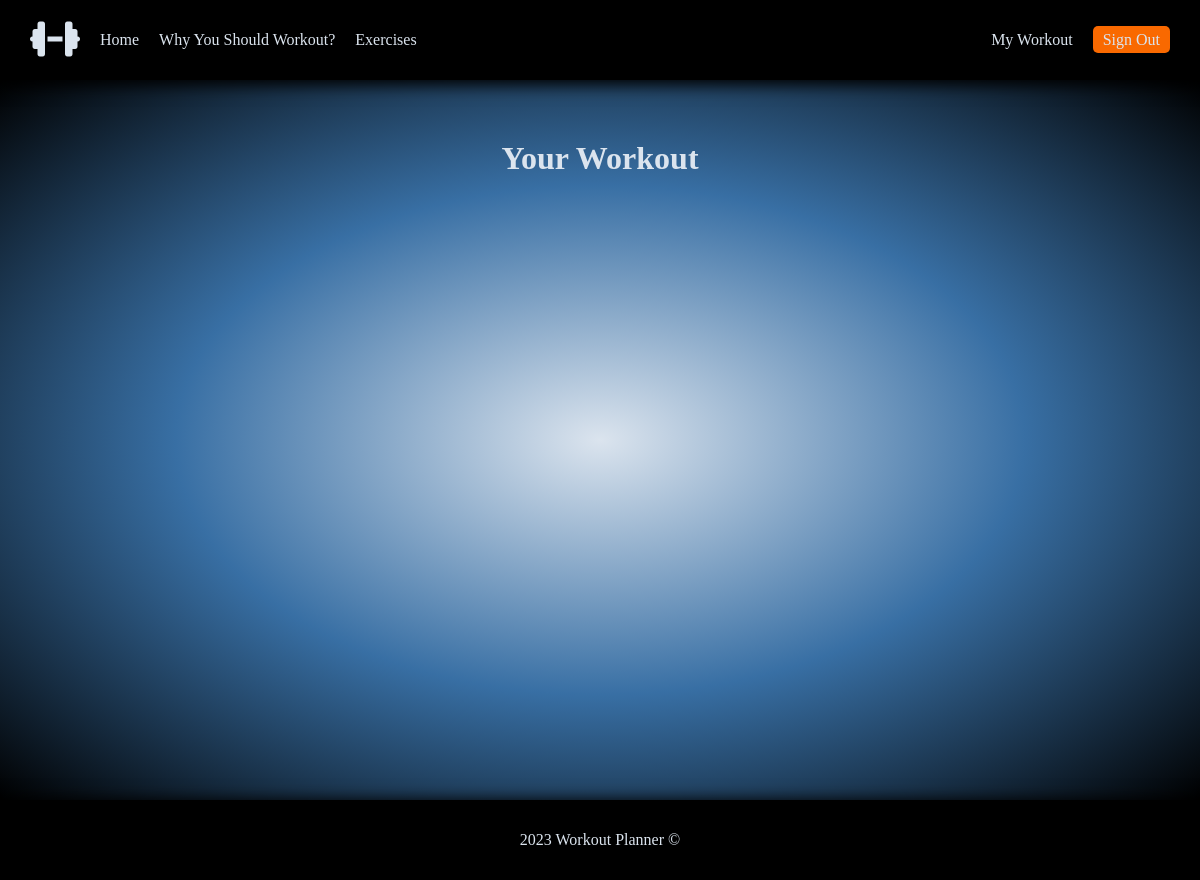
Page /workout (signed in) on the earlier database version.
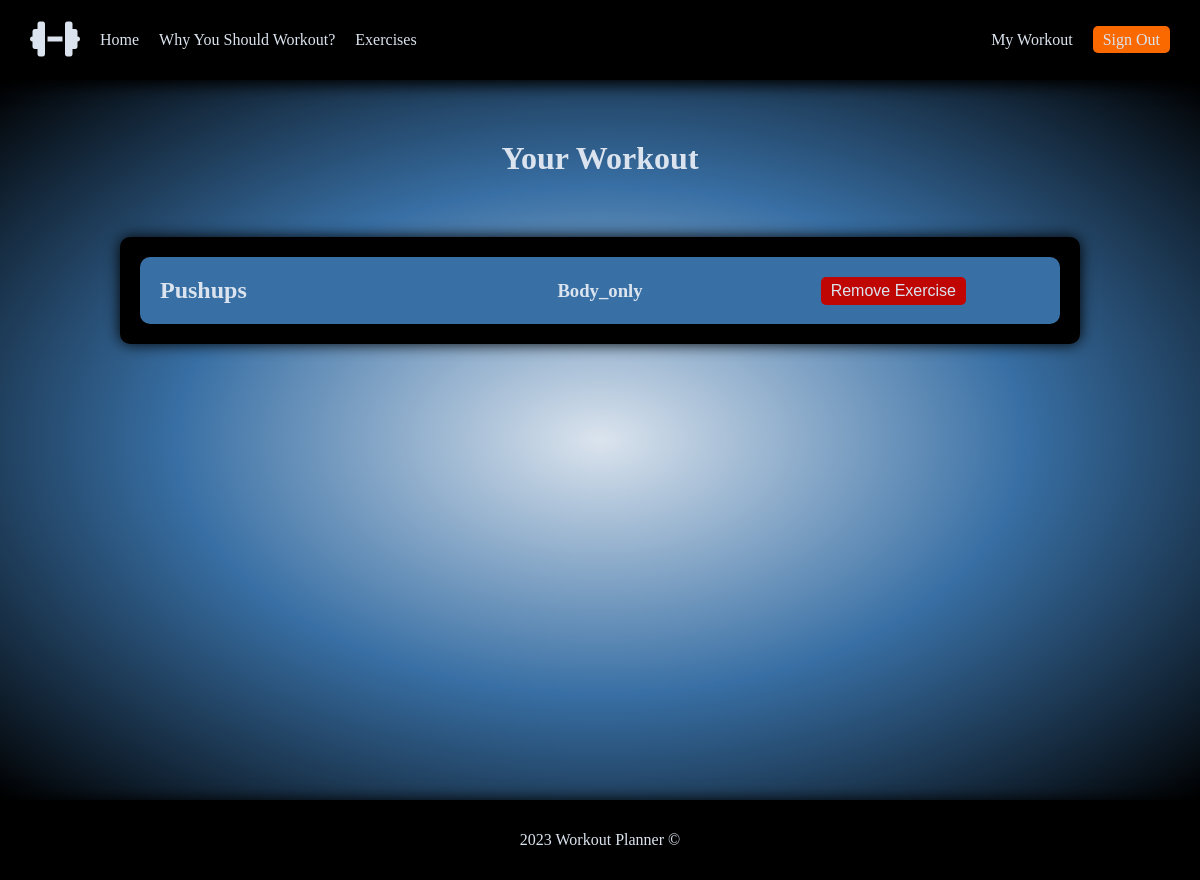
Same page on the later database version.
### tables this page shows
CREATE TABLE exercises (user_id INTEGER, exercise TEXT NOT NULL, equipment TEXT NOT NULL, instructions TEXT NOT NULL);

### app.py (the view)
@app.route("/workout")
@login_required
def workout():
  user_id = session["user_id"]
  exercises = db.execute("SELECT * FROM exercises WHERE user_id = ?", user_id)
  return render_template("workout.html", exercises=exercises)

### helpers.py (called while the page is built)
def login_required(f):
  @wraps(f)
  def decorated_function(*args, **kwargs):
    if session.get("user_id") is None:
      return redirect("/login")
    return f(*args, **kwargs)
  return decorated_function

### templates/workout.html (shortened to what this page needs)
{% extends "layout.html" %}
{% block body %}
  <div class="container">
    <h1>Your Workout</h1>
    <div class="card-big">
      <div class="exercises-container">
        {% for row in exercises %}
          <div class="exercise-container">
            <h2>{{ row.exercise }}</h2>
            <h3>{{ row.equipment }}</h3>
            <form action="/delete" method="post" id="delete">
              <button class="btn remove">Remove Exercise</button>
            </form>
          </div>
        {% endfor %}
      </div>
    </div>
  </div>
{% endblock %}

### templates/layout.html (shortened to what this page needs)
<!DOCTYPE html>
<html lang="en">
<head>
  <link rel="stylesheet" href="/static/styles.css">
  <link rel="stylesheet" href="https://cdnjs.cloudflare.com/ajax/libs/font-awesome/6.2.1/css/all.min.css" />
</head>
<body>
  <nav class="navigation">
    {% if session["user_id"] %}
      <ul class="navbar">
        <li class="logo"><a href="/" class="nav-logo"><i class="fa-sharp fa-solid fa-dumbbell"></i></a></li>
        <li class="nav-item"><a href="/" class="nav-link">Home</a></li>
        <li class="nav-item"><a href="/info" class="nav-link">Why You Should Workout?</a></li>
        <li class="nav-item"><a href="/exercises" class="nav-link">Exercises</a></li>
      </ul>
      <ul class="navbar">
        <li class="nav-item"><a href="/workout" class="nav-link">My Workout</a></li>
        <li class="nav-item"><a href="/signout" class="nav-link btn">Sign Out</a></li>
      </ul>
    {% endif %}
  </nav>
  {% block body %}{% endblock %}
  <footer class="footer">
    <p>2023 Workout Planner &#169;</p>
  </footer>
</body>
</html>

### static/styles.css (style rules this page uses)
* { margin: 0; padding: 0; box-sizing: border-box; }
:root { --black: #000000ff; --queen-blue: #386fa4ff; --alice-blue: #dbe4eeff; --safety-orange-blaze-orange: #f96900ff; --international-orange-engineering: #bf0603ff; }
.btn { cursor: pointer; background-color: var(--safety-orange-blaze-orange); padding: 5px 10px; border-radius: 5px; transition: all .2s ease-in; }
.container { width: 100%; height: calc(100vh - 80px); background-image: radial-gradient(var(--alice-blue), var(--queen-blue), var(--black)); display: flex; flex-direction: column; align-items: center; }
.container h1 { margin: 60px 0; color: var(--alice-blue); text-align: center; }
.navigation { width: 100%; background-color: var(--black); height: 80px; display: flex; align-items: center; justify-content: space-between; padding: 0 30px; font-size: 16px; box-shadow: 0 5px 15px var(--black); position: sticky; top: 0; }
.navbar { list-style-type: none; display: flex; align-items: center; }
.nav-item { margin-left: 20px; }
.nav-link { color: var(--alice-blue); text-decoration: none; }
.nav-logo { font-size: 40px; color: var(--alice-blue); text-decoration: none; }
.footer { background-color: var(--black); height: 80px; box-shadow: 0 0 15px var(--black); display: flex; align-items: center; color: var(--alice-blue); justify-content: center; }
.card-big { background-color: var(--black); border-radius: 10px; width: 60%; height: auto; box-shadow: 0 0 15px var(--black); margin-bottom: 100px; }
.card-big h2 { color: var(--alice-blue); text-align: center; margin: 20px 0; }
.exercises-container { padding: 0 20px; }
.exercise-container { width: 100%; color: var(--alice-blue); border-radius: 10px; background-color: var(--queen-blue); margin: 20px 0; padding: 0 20px; display: grid; grid-template-columns: 1fr 1fr 1fr; align-items: center; }
.exercise-container h2, h3 { text-align: left; text-transform: capitalize; }
.exercise-container h3 { text-align: center; }
.remove { border: none; color: var(--alice-blue); background-color: var(--international-orange-engineering); font-size: 16px; }
#delete { display: flex; align-items: center; justify-content: space-around; }
@media (max-width: 1280px) { .card-big { width: 80%; } }

Differences in the rows shown:
added exercises: exercise "Pushups", equipment "Body_only"
